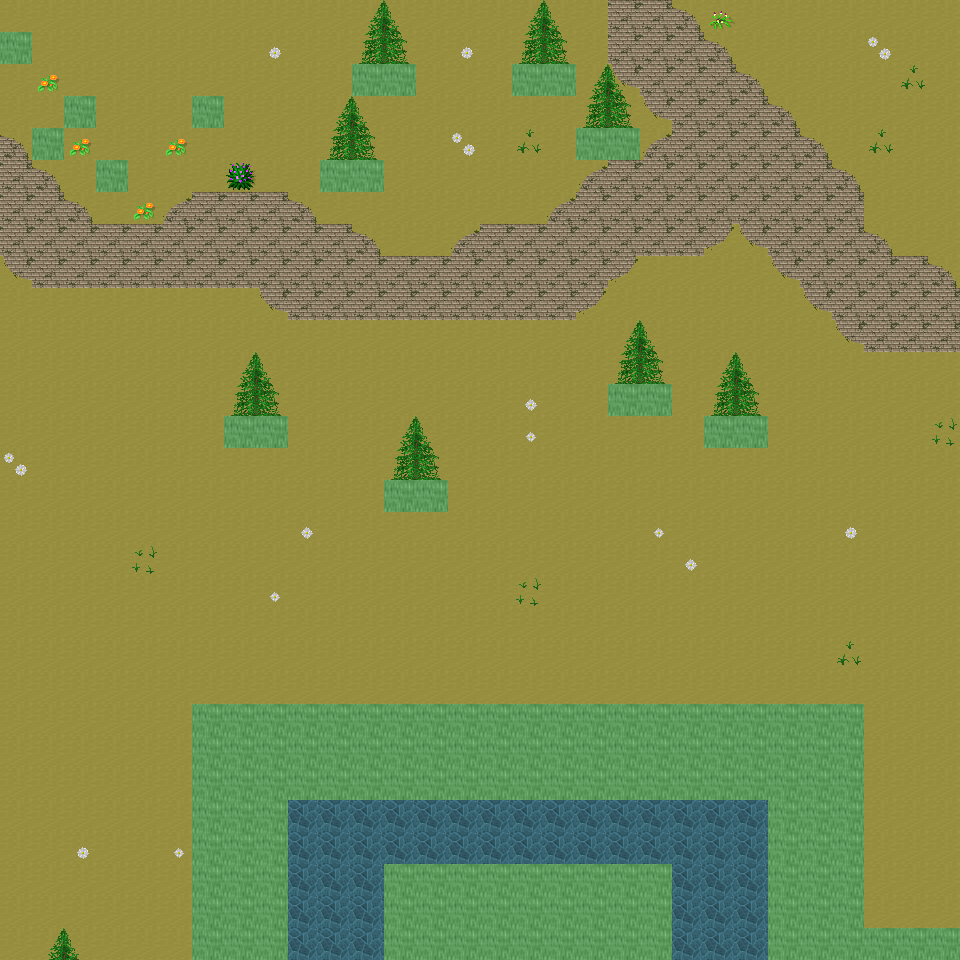

Below is a game level as drawn by its tile map, then a one-line description and the .tmx that defines it (tile-layer data replaced by summaries):
An orthogonal 30x30 tile map with 32x32 px tiles, 6 tile layers (Ground, Object, Object2, Above, ...), 26 tilesets and 7 objects (7x mapExit).

<map version="1.0" orientation="orthogonal" renderorder="right-down" width="30" height="30" tilewidth="32" tileheight="32" nextobjectid="8">
  <tileset firstgid="1" name="tileset_ground_ground" tilewidth="32" tileheight="32" tilecount="33" columns="3">
    <image source="../drawable/tileset_ground_ground.png" width="96" height="352" />
  </tileset>
  <tileset firstgid="34" name="tileset_building_castle" tilewidth="32" tileheight="32" tilecount="320" columns="20">
    <image source="../drawable/tileset_building_castle.png" width="640" height="512" />
  </tileset>
  <tileset firstgid="354" name="tileset_furniture_carpet_carpets_2" tilewidth="32" tileheight="32" tilecount="20" columns="4">
    <image source="../drawable/tileset_furniture_carpet_carpets_2.png" width="128" height="160" />
  </tileset>
  <tileset firstgid="374" name="tileset_ground_indoor_tiles" tilewidth="32" tileheight="32" tilecount="8" columns="2">
    <image source="../drawable/tileset_ground_indoor_tiles.png" width="64" height="128" />
  </tileset>
  <tileset firstgid="382" name="tileset_ground_water_pool" tilewidth="32" tileheight="32" tilecount="72" columns="3">
    <image source="../drawable/tileset_ground_water_pool.png" width="96" height="768" />
  </tileset>
  <tileset firstgid="454" name="tileset_ground_ridge_earth_dark" tilewidth="32" tileheight="32" tilecount="96" columns="12">
    <image source="../drawable/tileset_ground_ridge_earth_dark.png" width="384" height="256" />
  </tileset>
  <tileset firstgid="550" name="tileset_logic_collision" tilewidth="32" tileheight="32" tilecount="1" columns="1">
    <image source="../drawable/tileset_logic_collision.png" width="32" height="32" />
  </tileset>
  <tileset firstgid="551" name="tileset_building_wall_stone_grey" tilewidth="32" tileheight="32" tilecount="12" columns="3">
    <image source="../drawable/tileset_building_wall_stone_grey.png" width="96" height="128" />
  </tileset>
  <tileset firstgid="563" name="tileset_building_roof_green" tilewidth="32" tileheight="32" tilecount="20" columns="5">
    <image source="../drawable/tileset_building_roof_green.png" width="160" height="128" />
  </tileset>
  <tileset firstgid="583" name="tileset_ground_ladder_horizontal_dark" tilewidth="32" tileheight="32" tilecount="3" columns="1">
    <image source="../drawable/tileset_ground_ladder_horizontal_dark.png" width="32" height="96" />
  </tileset>
  <tileset firstgid="586" name="tileset_building_house_pink_blue" tilewidth="32" tileheight="32" tilecount="99" columns="11">
    <image source="../drawable/tileset_building_house_pink_blue.png" width="352" height="288" />
  </tileset>
  <tileset firstgid="685" name="tileset_ground_mossy_brick_paving" tilewidth="32" tileheight="32" tilecount="9" columns="3">
    <image source="../drawable/tileset_ground_mossy_brick_paving.png" width="96" height="96" />
  </tileset>
  <tileset firstgid="694" name="tileset_plant_tree_locust_tree" tilewidth="32" tileheight="32" tilecount="20" columns="4">
    <image source="../drawable/tileset_plant_tree_locust_tree.png" width="128" height="160" />
  </tileset>
  <tileset firstgid="714" name="tileset_plant_tree_spruce" tilewidth="32" tileheight="32" tilecount="6" columns="2">
    <image source="../drawable/tileset_plant_tree_spruce.png" width="64" height="96" />
  </tileset>
  <tileset firstgid="720" name="tileset_plant_flower_flowers_mixed" tilewidth="32" tileheight="32" tilecount="16" columns="4">
    <image source="../drawable/tileset_plant_flower_flowers_mixed.png" width="128" height="128" />
  </tileset>
  <tileset firstgid="736" name="tileset_ground_cobbled_paving" tilewidth="32" tileheight="32" tilecount="1" columns="1">
    <image source="../drawable/tileset_ground_cobbled_paving.png" width="32" height="32" />
  </tileset>
  <tileset firstgid="737" name="tileset_plant_flower_daisy_white" tilewidth="32" tileheight="32" tilecount="8" columns="2">
    <image source="../drawable/tileset_plant_flower_daisy_white.png" width="64" height="128" />
  </tileset>
  <tileset firstgid="745" name="tileset_item_postbox" tilewidth="32" tileheight="32" tilecount="4" columns="2">
    <image source="../drawable/tileset_item_postbox.png" width="64" height="64" />
  </tileset>
  <tileset firstgid="749" name="tileset_item_postbox_2" tilewidth="32" tileheight="32" tilecount="2" columns="1">
    <image source="../drawable/tileset_item_postbox_2.png" width="32" height="64" />
  </tileset>
  <tileset firstgid="751" name="tileset_furniture_table_tree_stump_table" tilewidth="32" tileheight="32" tilecount="4" columns="2">
    <image source="../drawable/tileset_furniture_table_tree_stump_table.png" width="64" height="64" />
  </tileset>
  <tileset firstgid="755" name="tileset_plant_stump_int_small_stump" tilewidth="32" tileheight="32" tilecount="1" columns="1">
    <image source="../drawable/tileset_plant_stump_int_small_stump.png" width="32" height="32" />
  </tileset>
  <tileset firstgid="756" name="tileset_plant_grasses" tilewidth="32" tileheight="32" tilecount="6" columns="3">
    <image source="../drawable/tileset_plant_grasses.png" width="96" height="64" />
  </tileset>
  <tileset firstgid="762" name="tileset_building_fence_wooden_brown_fence" tilewidth="32" tileheight="32" tilecount="42" columns="7">
    <image source="../drawable/tileset_building_fence_wooden_brown_fence.png" width="224" height="192" />
  </tileset>
  <tileset firstgid="804" name="tileset_ground_green_paving" tilewidth="32" tileheight="32" tilecount="18" columns="3">
    <image source="../drawable/tileset_ground_green_paving.png" width="96" height="192" />
  </tileset>
  <tileset firstgid="822" name="tileset_building_stone_ruins" tilewidth="32" tileheight="32" tilecount="72" columns="6">
    <image source="../drawable/tileset_building_stone_ruins.png" width="192" height="384" />
  </tileset>
  <tileset firstgid="894" name="tileset_logic_creature_insect" tilewidth="32" tileheight="32" tilecount="5" columns="5">
    <image source="../drawable/tileset_logic_creature_insect.png" width="160" height="32" />
  </tileset>
  <layer name="Ground" width="30" height="30">
    <data>[900 cells, 900 non-empty, 4 distinct tile ids]</data>
  </layer>
  <layer name="Object" width="30" height="30">
    <data>[900 cells, 276 non-empty, 37 distinct tile ids]</data>
  </layer>
  <layer name="Object2" width="30" height="30">
    <data>[900 cells, 7 non-empty, 3 distinct tile ids]</data>
  </layer>
  <layer name="Above" width="30" height="30">
    <data>[900 cells, 34 non-empty, 4 distinct tile ids]</data>
  </layer>
  <layer name="Above2" width="30" height="30">
    <data>[900 cells, 0 non-empty, 0 distinct tile ids]</data>
  </layer>
  <layer name="Walkable" width="30" height="30">
    <data>[900 cells, 144 non-empty, 1 distinct tile ids]</data>
  </layer>
  <objectgroup name="MapEvents">
    <object id="1" name="north" type="mapExit" x="0" y="0" width="960" height="32">
      <properties>
        <property name="map" value="level_0_x223_y8" />
        <property name="x" value="0" />
        <property name="y" value="28" />
      </properties>
    </object>
    <object id="2" name="south" type="mapExit" x="0" y="928" width="192" height="32">
      <properties>
        <property name="map" value="level_0_x223_y10" />
        <property name="x" value="0" />
        <property name="y" value="1" />
      </properties>
    </object>
    <object id="3" name="south2" type="mapExit" x="288" y="928" width="96" height="32">
      <properties>
        <property name="map" value="level_0_x223_y10" />
        <property name="x" value="9" />
        <property name="y" value="1" />
      </properties>
    </object>
    </objectgroup>
</map>
<!-- 4 of 7 objects omitted -->
